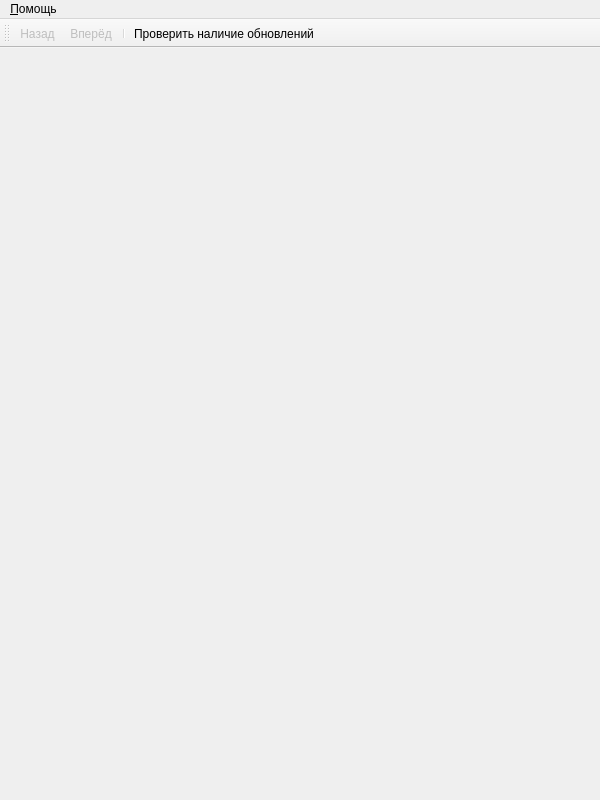
<?xml version="1.0" encoding="UTF-8"?>
<ui version="4.0">
 <class>MainWindow</class>
 <widget class="QMainWindow" name="MainWindow">
  <property name="geometry">
   <rect>
    <x>0</x>
    <y>0</y>
    <width>600</width>
    <height>800</height>
   </rect>
  </property>
  <property name="minimumSize">
   <size>
    <width>400</width>
    <height>300</height>
   </size>
  </property>
  <property name="contextMenuPolicy">
   <enum>Qt::DefaultContextMenu</enum>
  </property>
  <property name="acceptDrops">
   <bool>false</bool>
  </property>
  <property name="windowTitle">
   <string>Расписание автобусов</string>
  </property>
  <property name="styleSheet">
   <string notr="true"/>
  </property>
  <property name="locale">
   <locale language="Russian" country="Belarus"/>
  </property>
  <widget class="QWidget" name="centralWidget">
   <property name="styleSheet">
    <string notr="true"/>
   </property>
  </widget>
  <widget class="QMenuBar" name="menuBar">
   <property name="geometry">
    <rect>
     <x>0</x>
     <y>0</y>
     <width>600</width>
     <height>21</height>
    </rect>
   </property>
   <widget class="QMenu" name="menu">
    <property name="title">
     <string>&amp;Помощь</string>
    </property>
    <addaction name="action_about_program"/>
    <addaction name="action_about_Qt"/>
   </widget>
   <addaction name="menu"/>
  </widget>
  <widget class="QToolBar" name="toolBar">
   <property name="windowTitle">
    <string>toolBar</string>
   </property>
   <property name="toolButtonStyle">
    <enum>Qt::ToolButtonIconOnly</enum>
   </property>
   <attribute name="toolBarArea">
    <enum>TopToolBarArea</enum>
   </attribute>
   <attribute name="toolBarBreak">
    <bool>false</bool>
   </attribute>
   <addaction name="action_back"/>
   <addaction name="action_forward"/>
   <addaction name="separator"/>
   <addaction name="action_check_for_updates"/>
  </widget>
  <action name="action_back">
   <property name="enabled">
    <bool>false</bool>
   </property>
   <property name="icon">
    <iconset resource="Resources/resources.qrc">
     <normaloff>:/icons/back</normaloff>:/icons/back</iconset>
   </property>
   <property name="text">
    <string>&amp;Назад</string>
   </property>
   <property name="toolTip">
    <string>Назад</string>
   </property>
   <property name="shortcut">
    <string>Alt+Left</string>
   </property>
  </action>
  <action name="action_forward">
   <property name="enabled">
    <bool>false</bool>
   </property>
   <property name="icon">
    <iconset resource="Resources/resources.qrc">
     <normaloff>:/icons/forward</normaloff>:/icons/forward</iconset>
   </property>
   <property name="text">
    <string>&amp;Вперёд</string>
   </property>
   <property name="toolTip">
    <string>Вперёд</string>
   </property>
   <property name="shortcut">
    <string>Alt+Right</string>
   </property>
  </action>
  <action name="action_about_program">
   <property name="text">
    <string>О &amp;программе</string>
   </property>
  </action>
  <action name="action_about_Qt">
   <property name="text">
    <string>&amp;О Qt</string>
   </property>
  </action>
  <action name="action_check_for_updates">
   <property name="icon">
    <iconset resource="Resources/resources.qrc">
     <normaloff>:/icons/checkForUpdates</normaloff>:/icons/checkForUpdates</iconset>
   </property>
   <property name="text">
    <string>Проверить наличие обновлений</string>
   </property>
  </action>
 </widget>
 <layoutdefault spacing="6" margin="11"/>
 <resources>
  <include location="Resources/resources.qrc"/>
 </resources>
 <connections/>
</ui>
